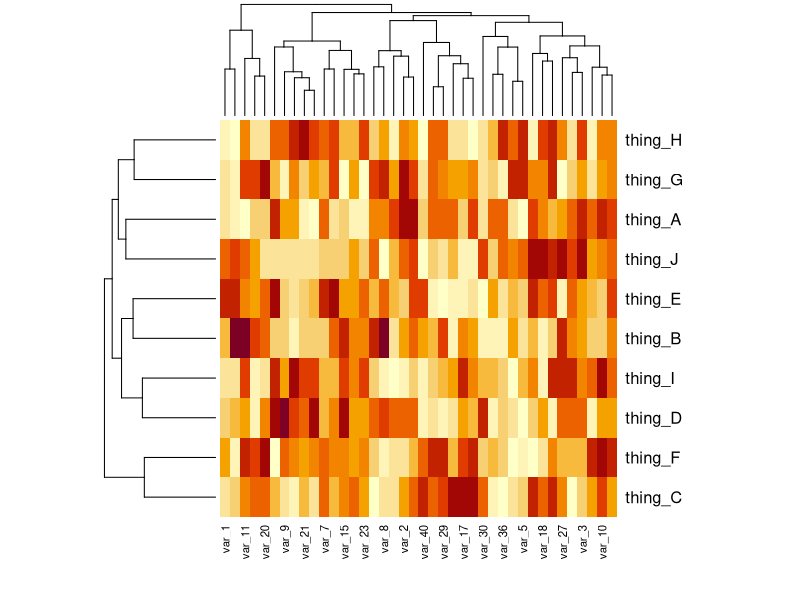

Source code (R): (Note: this script raises an error after producing the figure.)
library(tidyverse)

# mockup data -------------------------------------------------------------

data_matrix <- matrix(runif(400, 0, 1), nrow = 10, byrow = T)
rownames(data_matrix) <- str_c("thing_", LETTERS[1:10])
colnames(data_matrix) <- str_c("var_", 1:ncol(data_matrix))

# base

heatmap(data_matrix)

# pheatmap

pheatmap(data_matrix, cutree_rows = 4)
pheatmap(data_matrix, cutree_rows = 4, cutree_cols = 3)

# ggplot

data_dist_tbl <- distance(data_matrix) %>% as_tibble

colnames(data_dist_tbl) <- rownames(data_matrix)
data_dist_tbl$id <- rownames(data_matrix)

data_dist_tbl <- data_dist_tbl %>%
  pivot_longer(cols = starts_with("thing"), names_to = "id2", values_to = "distance")

data_dist_tbl %>%
  ggplot() +
  geom_tile(aes(id, id2, fill = distance))

